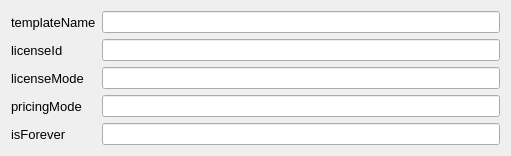
      <widget class="QWidget" name="layoutWidget_13">
       <property name="geometry">
        <rect>
         <x>22</x>
         <y>2</y>
         <width>511</width>
         <height>151</height>
        </rect>
       </property>
       <layout class="QGridLayout" name="gridLayout_9">
        <item row="2" column="0">
         <widget class="QLabel" name="label_77">
          <property name="font">
           <font>
            <pointsize>10</pointsize>
           </font>
          </property>
          <property name="text">
           <string>licenseMode</string>
          </property>
         </widget>
        </item>
        <item row="0" column="0">
         <widget class="QLabel" name="label_29">
          <property name="font">
           <font>
            <pointsize>10</pointsize>
           </font>
          </property>
          <property name="text">
           <string>templateName</string>
          </property>
         </widget>
        </item>
        <item row="4" column="0">
         <widget class="QLabel" name="label_71">
          <property name="font">
           <font>
            <pointsize>10</pointsize>
           </font>
          </property>
          <property name="text">
           <string>isForever</string>
          </property>
         </widget>
        </item>
        <item row="0" column="1">
         <widget class="QLineEdit" name="templatename"/>
        </item>
        <item row="2" column="1">
         <widget class="QLineEdit" name="licenseMode"/>
        </item>
        <item row="1" column="1">
         <widget class="QLineEdit" name="licenseId_5"/>
        </item>
        <item row="3" column="1">
         <widget class="QLineEdit" name="pricingMode">
          <property name="echoMode">
           <enum>QLineEdit::Normal</enum>
          </property>
          <property name="readOnly">
           <bool>false</bool>
          </property>
         </widget>
        </item>
        <item row="3" column="0">
         <widget class="QLabel" name="label_70">
          <property name="font">
           <font>
            <pointsize>10</pointsize>
           </font>
          </property>
          <property name="text">
           <string>pricingMode</string>
          </property>
         </widget>
        </item>
        <item row="4" column="1">
         <widget class="QLineEdit" name="isForever_3"/>
        </item>
        <item row="1" column="0">
         <widget class="QLabel" name="label_30">
          <property name="font">
           <font>
            <pointsize>10</pointsize>
           </font>
          </property>
          <property name="text">
           <string>licenseId</string>
          </property>
         </widget>
        </item>
       </layout>
      </widget>
